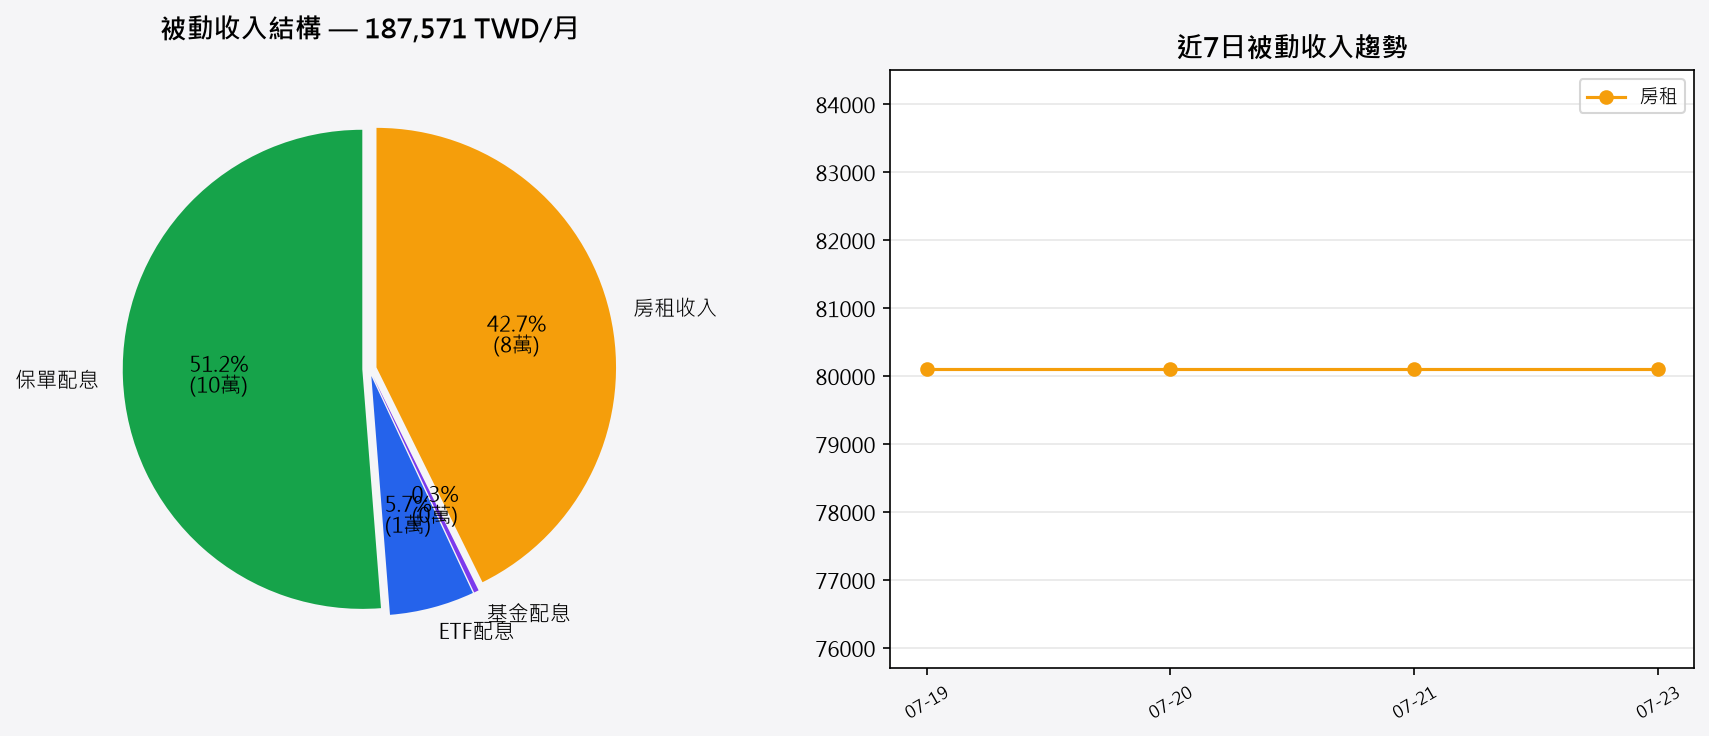

Recreate this plot in Python.
#!/usr/bin/env python3
"""income_dashboard.py — 被動收入儀表板
每月自動產出配息+房租的圓餅圖+趨勢圖，Telegram 推送"""

import json, sys, os
from pathlib import Path
from datetime import date, timedelta
import matplotlib
matplotlib.use("Agg")
import matplotlib.pyplot as plt
import matplotlib.font_manager as fm

BASE = Path(__file__).resolve().parent
plt.rcParams["font.sans-serif"] = ["Microsoft JhengHei"]
plt.rcParams["axes.unicode_minus"] = False

def load_json(p):
    return json.loads(p.read_text(encoding="utf-8")) if p.exists() else {}

def build_chart():
    snap = load_json(BASE / "snapshot.json")
    mdb = snap.get("monthly_dividend_breakdown", {})
    
    insurance_div = mdb.get("allianz", 0) + mdb.get("firstjin", 0)
    etf_div = mdb.get("etf", 0)
    fund_div = mdb.get("fund", 0)
    rent = snap.get("rent_monthly_actual", 80100)
    total = insurance_div + etf_div + fund_div + rent
    
    # 圓餅圖
    fig, (ax1, ax2) = plt.subplots(1, 2, figsize=(12, 5))
    fig.patch.set_facecolor('#f5f5f7')
    
    labels = ["保單配息", "ETF配息", "基金配息", "房租收入"]
    values = [insurance_div, etf_div, fund_div, rent]
    colors = ["#16a34a", "#2563eb", "#7c3aed", "#f59e0b"]
    explode = (0.03, 0.03, 0.03, 0.03)
    
    wedges, texts, autotexts = ax1.pie(
        values, labels=labels, colors=colors, explode=explode,
        autopct=lambda p: f'{p:.1f}%\n({p*total/100/10000:.0f}萬)',
        startangle=90, textprops={"fontsize": 10}
    )
    ax1.set_title(f"被動收入結構 — {total:,} TWD/月", fontsize=13, fontweight=800, pad=15)
    
    # 趨勢圖（從 history 取近7日）
    hist = load_json(BASE / "asset_diff_history.json")
    sorted_dates = sorted(hist.keys())[-7:]
    if len(sorted_dates) >= 2:
        rent_vals = [hist[d].get("rent_monthly", 80100) for d in sorted_dates]
        ax2.plot(range(len(sorted_dates)), rent_vals, color="#f59e0b", marker="o", label="房租")
        ax2.set_title("近7日被動收入趨勢", fontsize=13, fontweight=800)
        ax2.set_xticks(range(len(sorted_dates)))
        ax2.set_xticklabels([d[-5:] for d in sorted_dates], rotation=30, fontsize=8)
        ax2.legend(fontsize=9)
        ax2.grid(axis="y", alpha=0.3)
    
    plt.tight_layout()
    out_path = BASE / "income_dashboard.png"
    fig.savefig(str(out_path), dpi=150, bbox_inches="tight", facecolor="#f5f5f7")
    plt.close()
    
    print(f"📊 被動收入儀表板：{total:,} TWD/月")
    print(f"  保單 {insurance_div:,} + ETF {etf_div:,} + 基金 {fund_div:,} + 房租 {rent:,}")
    print(f"  ✅ 圖表已儲存：{out_path}")
    return str(out_path)

if __name__ == "__main__":
    path = build_chart()
    # 推送 Telegram
    try:
        from asset_diff_monitor import send_telegram_document
        send_telegram_document(path, f"📊 被動收入儀表板 — 合計 {json.loads((BASE/'snapshot.json').read_text()).get('monthly_dividend_breakdown',{}).get('total',0)+80100:,} TWD/月")
    except Exception as e:
        print(f"  ⚠️ 推送失敗：{e}")
